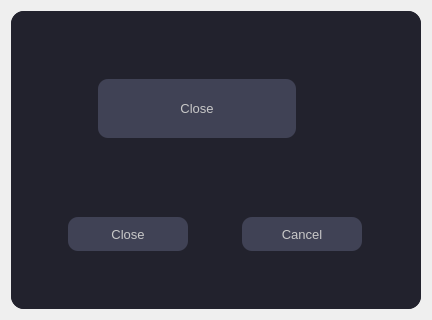
<?xml version="1.0" encoding="UTF-8"?>
<ui version="4.0">
 <class>Form</class>
 <widget class="QWidget" name="Form">
  <property name="geometry">
   <rect>
    <x>0</x>
    <y>0</y>
    <width>432</width>
    <height>320</height>
   </rect>
  </property>
  <property name="windowTitle">
   <string>Form</string>
  </property>
  <layout class="QHBoxLayout" name="horizontalLayout">
   <item>
    <widget class="QFrame" name="frame">
     <property name="styleSheet">
      <string notr="true">background-color: rgb(34, 34, 45);
border-radius: 13px;</string>
     </property>
     <property name="frameShape">
      <enum>QFrame::StyledPanel</enum>
     </property>
     <property name="frameShadow">
      <enum>QFrame::Raised</enum>
     </property>
     <layout class="QVBoxLayout" name="verticalLayout">
      <property name="spacing">
       <number>0</number>
      </property>
      <property name="leftMargin">
       <number>0</number>
      </property>
      <property name="topMargin">
       <number>0</number>
      </property>
      <property name="rightMargin">
       <number>0</number>
      </property>
      <property name="bottomMargin">
       <number>0</number>
      </property>
      <item>
       <widget class="QFrame" name="frame_3">
        <property name="frameShape">
         <enum>QFrame::StyledPanel</enum>
        </property>
        <property name="frameShadow">
         <enum>QFrame::Raised</enum>
        </property>
        <widget class="QPushButton" name="btn_ok_4">
         <property name="geometry">
          <rect>
           <x>87</x>
           <y>68</y>
           <width>198</width>
           <height>59</height>
          </rect>
         </property>
         <property name="minimumSize">
          <size>
           <width>120</width>
           <height>34</height>
          </size>
         </property>
         <property name="maximumSize">
          <size>
           <width>16777215</width>
           <height>16777215</height>
          </size>
         </property>
         <property name="font">
          <font>
           <family>Segoe UI</family>
           <pointsize>10</pointsize>
          </font>
         </property>
         <property name="cursor">
          <cursorShape>PointingHandCursor</cursorShape>
         </property>
         <property name="styleSheet">
          <string notr="true">QPushButton {
	padding-left: 13px;
	padding-right: 13px;
	border-radius: 10px;
	color: rgb(200, 200, 200);
	background-color: rgb(64, 66, 85)
}

QPushButton:hover {
	background-color: rgb(69, 71, 91);

}

QPushButton:pressed {
	
	background-color: rgb(56, 58, 71);
}
</string>
         </property>
         <property name="text">
          <string>Close</string>
         </property>
        </widget>
       </widget>
      </item>
      <item>
       <widget class="QFrame" name="frame_2">
        <property name="frameShape">
         <enum>QFrame::StyledPanel</enum>
        </property>
        <property name="frameShadow">
         <enum>QFrame::Raised</enum>
        </property>
        <layout class="QHBoxLayout" name="horizontalLayout_2">
         <item>
          <widget class="QPushButton" name="btn_ok_3">
           <property name="minimumSize">
            <size>
             <width>120</width>
             <height>34</height>
            </size>
           </property>
           <property name="maximumSize">
            <size>
             <width>120</width>
             <height>34</height>
            </size>
           </property>
           <property name="font">
            <font>
             <family>Segoe UI</family>
             <pointsize>10</pointsize>
            </font>
           </property>
           <property name="cursor">
            <cursorShape>PointingHandCursor</cursorShape>
           </property>
           <property name="styleSheet">
            <string notr="true">QPushButton {
	padding-left: 13px;
	padding-right: 13px;
	border-radius: 10px;
	color: rgb(200, 200, 200);
	background-color: rgb(64, 66, 85)
}

QPushButton:hover {
	background-color: rgb(69, 71, 91);

}

QPushButton:pressed {
	
	background-color: rgb(56, 58, 71);
}
</string>
           </property>
           <property name="text">
            <string>Close</string>
           </property>
          </widget>
         </item>
         <item>
          <widget class="QPushButton" name="btn_ok_2">
           <property name="minimumSize">
            <size>
             <width>120</width>
             <height>34</height>
            </size>
           </property>
           <property name="maximumSize">
            <size>
             <width>120</width>
             <height>34</height>
            </size>
           </property>
           <property name="font">
            <font>
             <family>Segoe UI</family>
             <pointsize>10</pointsize>
            </font>
           </property>
           <property name="cursor">
            <cursorShape>PointingHandCursor</cursorShape>
           </property>
           <property name="styleSheet">
            <string notr="true">QPushButton {
	padding-left: 13px;
	padding-right: 13px;
	border-radius: 10px;
	color: rgb(200, 200, 200);
	background-color: rgb(64, 66, 85)
}

QPushButton:hover {
	background-color: rgb(69, 71, 91);

}

QPushButton:pressed {
	
	background-color: rgb(56, 58, 71);
}
</string>
           </property>
           <property name="text">
            <string>Cancel</string>
           </property>
          </widget>
         </item>
        </layout>
       </widget>
      </item>
     </layout>
    </widget>
   </item>
  </layout>
 </widget>
 <resources/>
 <connections/>
</ui>
